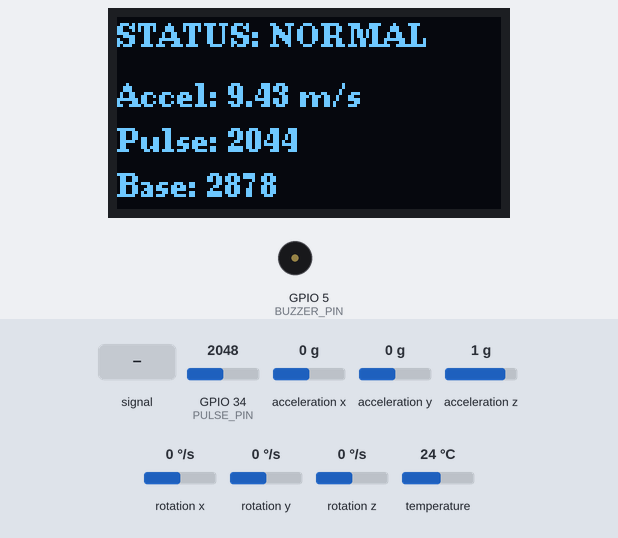
This sketch was run on a simulated ESP32. Parts: 128×64 one-colour display, buzzer (waves = sounding). The inputs (shaded band) are chosen by the test bench; at power-on: acceleration x 0 g, GPIO 34 (PULSE_PIN) = 2048, acceleration z 1 g, acceleration y 0 g, rotation x 0 °/s, rotation y 0 °/s, rotation z 0 °/s, temperature 24 °C. WiFi joins after 1.5 s; servers stay silent unless stated; the local clock reads 2024-03-15 10:24:30 at power-on unless the sketch sets it; random numbers use the default seed unless the sketch sets one; what the sketch prints to the serial monitor is not drawn.

Above: at 2.9 s.
3.0 s: acceleration x set to -0.7 g
At 3.21 s:
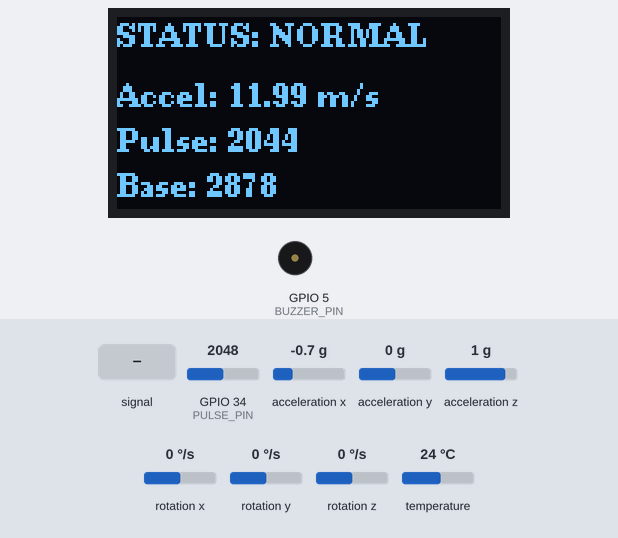
4.6 s: acceleration x set to -1 g
At 7.5 s:
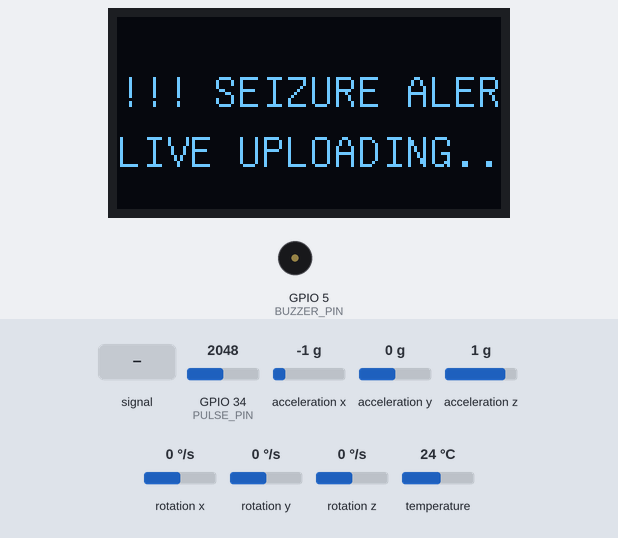
7.6 s: GPIO 34 (PULSE_PIN) set to 2659
10.0 s: GPIO 34 (PULSE_PIN) set to 2782
At 12.17 s:
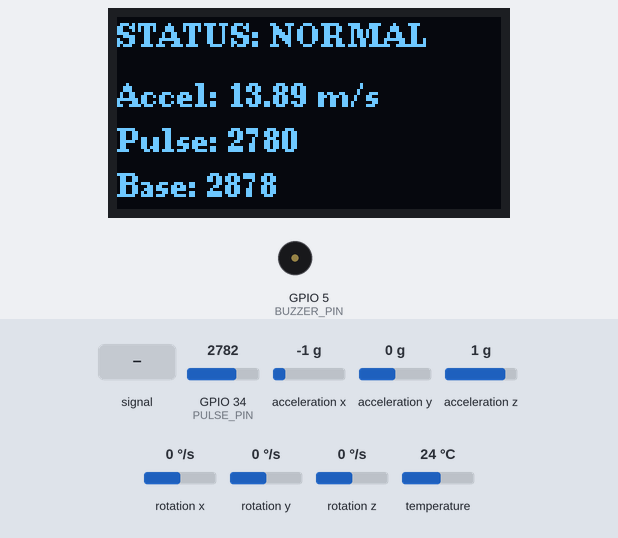
12.6 s: GPIO 34 (PULSE_PIN) fed a 200 Hz sine of ±327 counts around its level
At 14.0 s:
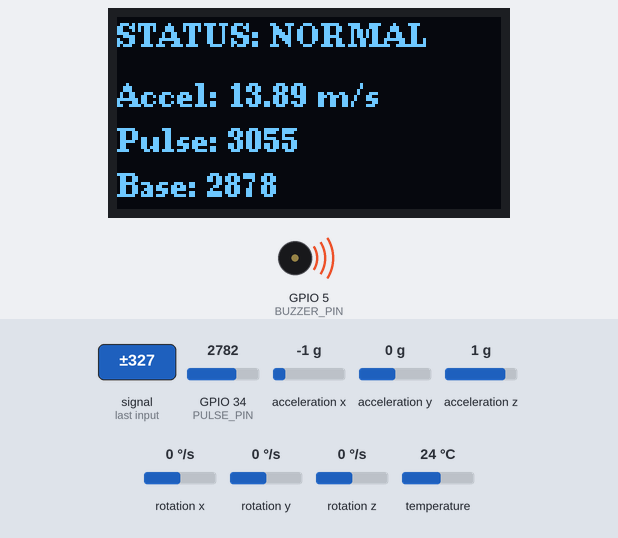
14.1 s: acceleration z set to -0.8 g
At 17.33 s:
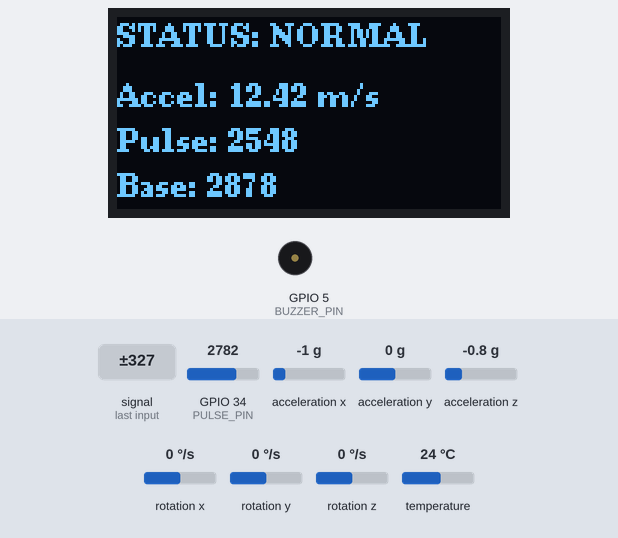
Timing chart, 0 to 18.1 s (numbered marks = the images above; inputs shaded):
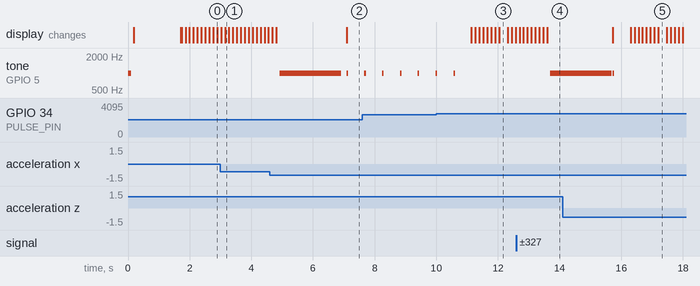

Measured:
- the behaviour switches between -0.8 and -0.9 g on acceleration x (found by bisection; images 1 and 2)
- the behaviour switches between 2726 and 2727 on GPIO 34 (PULSE_PIN) (found by bisection; images 2 and 3)
- after the input at 4.6 s, tone on GPIO 5 (BUZZER_PIN): silent → 1000 Hz after 0.32 s, → silent 2.0 s later, → 1000 Hz 0.18 s later, → silent 0.05 s later
- after the input at 10.0 s, the display: first changes after 1.1 s (image 3 shows a later state)
- after the input at 12.6 s, tone on GPIO 5 (BUZZER_PIN): silent → 1000 Hz after 1.1 s

The sketch:

Code.ino
```cpp
#include <Wire.h>
#include <Adafruit_MPU6050.h>
#include <U8g2lib.h>
#include <WiFi.h>
#include <math.h>
#include "FirebaseESP32.h" // Required Firebase Library

// --- PIN DEFINITIONS ---
#define PULSE_PIN 34
#define BUZZER_PIN 5

// --- WIFI CONFIGURATION ---
const char* WIFI_SSID = "TechAZsure";
const char* WIFI_PASSWORD = "TeChAzSuRe786";

// --- FIREBASE RTDB CONFIGURATION (CRITICAL) ---
#define RTDB_URL "https://seizure-3837c-default-rtdb.asia-southeast1.firebasedatabase.app/"
#define RTDB_SECRET "j2N8I2LIiqQLO6JvRLOI7gG4CVSETtKzNMiz2Pso"
#define USER_ID "TEST_PATIENT_001" // Unique identifier for the live node

const float Accel_Bias_X = 0;
const float Accel_Bias_Y = 0;
const float Accel_Bias_Z = 0;
const float Gyro_Bias_X = 0;
const float Gyro_Bias_Y = -0.0370;
const float Gyro_Bias_Z = -0.0377;
const int PULSE_BASELINE = 2878;

// --- THRESHOLDS ---
const float MOTION_THRESHOLD = 15.0;
const int PULSE_DEVIATION = 300;

// --- MOCK LOCATION ---
const float PATIENT_LAT = 13.0000;
const float PATIENT_LON = 80.2500;

// --- OBJECTS ---
Adafruit_MPU6050 mpu;
FirebaseData fbdo;
FirebaseAuth auth;
FirebaseConfig config;

// --- OLED DISPLAY SETUP ---
U8G2_SSD1306_128X64_NONAME_F_HW_I2C u8g2(U8G2_R0, U8X8_PIN_NONE);

// --- GLOBAL STATE ---
bool seizureDetected = false;
unsigned long lastLogTime = 0;
const long LOG_INTERVAL_MS = 5000; // --- RAPID 5 SECOND UPDATE ---

// Variables to temporarily store current sensor readings for display
float currentAccel = 0.0;
int currentPulse = 0;

// --- FUNCTION PROTOTYPES ---
void setupOLED();
void serialLog(const String& msg);
void simpleBeep(int duration_ms);
void connectWiFi();
void initFirebaseRTDB();
void pushLiveStatus(float total_accel, int pulse_raw, const char* posture, bool is_critical);
void readAndProcessSensors();
void checkSeizure(float total_accel, int pulse_raw);
void updateTime();
void displayNormalStatus();


void setup() {
    Serial.begin(115200);
    randomSeed(analogRead(0));
    pinMode(BUZZER_PIN, OUTPUT);
    simpleBeep(100);

    setupOLED();

    serialLog(String("Initializing MPU6050..."));
    if (!mpu.begin()) {
        serialLog(String("ERROR: MPU6050 not found!"));
        while(1) delay(1000);
    }

    connectWiFi();
    initFirebaseRTDB();
    updateTime(); // Sync time once
}

void loop() {
    if (WiFi.status() != WL_CONNECTED) {
        connectWiFi();
    }

    if(Firebase.ready()){
        readAndProcessSensors();
    } else {
        delay(500);
    }

    if (seizureDetected) {
        // --- CRITICAL ALERT DISPLAY ---
        u8g2.clearBuffer();
        u8g2.setFont(u8g2_font_unifont_t_symbols);
        u8g2.drawStr(0, 30, "!!! SEIZURE ALERT !!!");
        u8g2.drawStr(0, 50, "LIVE UPLOADING...");
        u8g2.sendBuffer();
        simpleBeep(50);
        delay(500);
    } else {
        // --- NORMAL STATUS DISPLAY ---
        displayNormalStatus();
        delay(100); // Small delay to prevent display flicker
    }
}

// =========================================================================
//                  CORE LOGIC FUNCTIONS
// =========================================================================

void readAndProcessSensors() {
    sensors_event_t a, g, temp;
    mpu.getEvent(&a, &g, &temp);

    // --- 1. Apply Calibration and Noise ---
    float noise_offset = ((float)random(0, 100) / 100.0) - 0.5;

    float accel_x = a.acceleration.x - Accel_Bias_X + noise_offset;
    float accel_y = a.acceleration.y - Accel_Bias_Y + noise_offset;
    float accel_z = a.acceleration.z - Accel_Bias_Z + noise_offset;

    float total_accel_mag = sqrt(pow(accel_x, 2) + pow(accel_y, 2) + pow(accel_z, 2));
    int pulse_raw = analogRead(PULSE_PIN) + random(-5, 5);

    // Store latest values globally for OLED display
    currentAccel = total_accel_mag;
    currentPulse = pulse_raw;

    // Run the core detection logic
    checkSeizure(total_accel_mag, pulse_raw);

    // --- 5s Data Logging (Live Status Overwrite) ---
    if (millis() - lastLogTime >= LOG_INTERVAL_MS) {

        const char* seizure_posture = "Normal/Resting";
        bool is_critical = false;

        if (seizureDetected) {
            seizure_posture = "Tonic-Clonic (Convulsions)";
            is_critical = true;
        }

        // Push data to the LIVE STATUS REGISTER
        pushLiveStatus(total_accel_mag, pulse_raw, seizure_posture, is_critical);

        lastLogTime = millis();
        // Reset alert status after a log entry is created (doctor can see the history)
        // seizureDetected is typically kept true during the seizure for continuous alert until conditions stabilize.
        // For rapid testing, we keep it true until the next seizure check cycle or a manual reset.
    }
}

void checkSeizure(float total_accel, int pulse_raw) {
    bool motion_seizure = (total_accel > MOTION_THRESHOLD + random(-2, 1));
    bool pulse_anomaly = (abs(pulse_raw - PULSE_BASELINE) > PULSE_DEVIATION);

    if (motion_seizure && pulse_anomaly && !seizureDetected) {
        serialLog(String("!!! CRITICAL ALERT: SEIZURE DETECTED !!!"));
        seizureDetected = true;
        simpleBeep(2000);
    } else if (!motion_seizure && seizureDetected && (abs(pulse_raw - PULSE_BASELINE) < PULSE_DEVIATION / 2)) {
         // Auto-reset alert if conditions stabilize significantly (out of seizure phase)
         seizureDetected = false;
         serialLog(String("ALERT RESET: Patient appears stable."));
    }
}


// =========================================================================
//                  OLED DISPLAY FUNCTIONS
// =========================================================================

void displayNormalStatus() {
    u8g2.clearBuffer();
    u8g2.setFont(u8g2_font_ncenB08_tr);

    u8g2.drawStr(0, 10, "STATUS: NORMAL");

    // Display Sensor Data
    String accelStr = "Accel: " + String(currentAccel, 2) + " m/s";
    String pulseStr = "Pulse: " + String(currentPulse);
    String baseStr = "Base: " + String(PULSE_BASELINE);

    u8g2.drawStr(0, 30, accelStr.c_str());
    u8g2.drawStr(0, 45, pulseStr.c_str());
    u8g2.drawStr(0, 60, baseStr.c_str());

    u8g2.sendBuffer();
}

void setupOLED() {
    u8g2.begin();
    u8g2.clearBuffer();
    u8g2.setFont(u8g2_font_ncenB08_tr);
    u8g2.drawStr(0, 10, "AI Fits-Care System");
    u8g2.sendBuffer();
}


// =========================================================================
//                  WIFI & FIREBASE LIVE PUSH FUNCTIONS
// =========================================================================

void initFirebaseRTDB() {
    config.database_url = RTDB_URL;
    config.signer.tokens.legacy_token = RTDB_SECRET;
    Firebase.begin(&config, &auth);
    Firebase.reconnectWiFi(true);
    serialLog(String("Firebase Initialized. Ready: ") + (Firebase.ready() ? "YES" : "NO"));
}

/**
 * Pushes LIVE sensor data to a single path: /live_status/{USER_ID}
 * This overwrites the previous data every 5 seconds.
 */
void pushLiveStatus(float total_accel, int pulse_raw, const char* posture, bool is_critical) {
    if (!Firebase.ready()) return;

    // Path: /live_status/TEST_PATIENT_001
    String path = "/live_status/" + String(USER_ID);

    // Get current time string for log
    time_t now = time(NULL);
    struct tm *tm = localtime(&now);
    char timeStr[64];
    strftime(timeStr, 64, "%Y-%m-%d %H:%M:%S", tm);

    // Build JSON
    FirebaseJson json;

    json.set("UserID", USER_ID);
    json.set("Last_Updated", timeStr);
    json.set("Timestamp_Epoch_ms", time(NULL) * 1000);

    // Calibrated Sensor Data
    json.set("Calibrated_Data/Posture", posture);
    json.set("Calibrated_Data/Total_Accel_Mag", total_accel);
    json.set("Calibrated_Data/Pulse_Raw_Analog", pulse_raw);

    // Location & Status (Criticality)
    json.set("Current_Status/Is_Critical", is_critical);
    json.set("Current_Location/latitude", PATIENT_LAT);
    json.set("Current_Location/longitude", PATIENT_LON);

    // Use setJSON to overwrite the old node instantly
    if (Firebase.setJSON(fbdo, path, json)) {
        serialLog(String("LIVE STATUS updated successfully: ") + path);
    } else {
        serialLog(String("LIVE STATUS ERROR: ") + fbdo.errorReason());
    }
}


// =========================================================================
//                  UTILITY FUNCTIONS
// =========================================================================

void connectWiFi() {
    serialLog(String("Connecting to WiFi: ") + String(WIFI_SSID));
    u8g2.drawStr(0, 50, "Connecting WiFi...");
    u8g2.sendBuffer();

    WiFi.begin(WIFI_SSID, WIFI_PASSWORD);
    int timeout = 0;

    while (WiFi.status() != WL_CONNECTED && timeout < 20) {
        delay(500);
        serialLog(String("."));
        timeout++;
    }

    if (WiFi.status() == WL_CONNECTED) {
        serialLog(String("\nWiFi Connected! IP: ") + WiFi.localIP().toString());
        u8g2.drawStr(0, 50, "WiFi CONNECTED!");
        u8g2.sendBuffer();
    } else {
        serialLog(String("\nWiFi Connection Failed! Retrying..."));
        u8g2.drawStr(0, 50, "WiFi FAILED!");
        u8g2.sendBuffer();
    }
}

void simpleBeep(int duration_ms) {
    tone(BUZZER_PIN, 1000, duration_ms);
    delay(duration_ms);
    noTone(BUZZER_PIN);
}

void serialLog(const String& msg) {
    Serial.println(msg);
}

void updateTime() {
    // Configures the time once at startup
    configTime(3600 * 5.5, 0, "pool.ntp.org");
}
```
